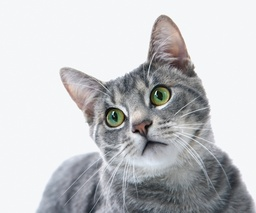
#> input picture OpenCV/code/chap08/image/1.jpg, 256 x 213 px, shrunk from 640 x 533 before the run, found by its file name
$ python 12.py
#> lines starting #> are read from the running program, lines starting #| are printed output that depends on the picture
import numpy as np, cv2

def contain(p, shape):
    return 0<=p[0] < shape[0] and 0<=p[1]<shape[1]

def billinear_value(img, pt):
    x, y = np.int32(pt)
    if x>= img.shape[1]-1:x=x-1
    if y>= img.shape[0]-1:y=y-1

    P1, P2, P3, P4 = np.float32(img[y:y+2, x:x+2].flatten())

    alpha, beta = pt[1] - y, pt[0] - x
    M1 = P1 + alpha * (P3 - P1)
    M2 = P2 + alpha * (P4 - P2)
    P = M1 + beta * (M2 - M1)
    return np.clip(P, 0, 255)

def rotate(img, degree, pt):
    dst = np.zeros(img.shape[:2], img.dtype)
    radian = (degree/180) * np.pi
    sin, cos = np.sin(radian), np.cos(radian)

    for i in range(img.shape[0]):
        for j in range(img.shape[1]):
            jj, ii = np.subtract((j ,i), pt)
            y = -jj * sin + ii * cos
            x =  jj * cos + ii * sin
            x, y = np.add((x, y), pt)
            if contain((y, x), img.shape):
                dst[i, j] = billinear_value(img, (x, y))
    return dst

image = cv2.imread("c:/computervision/chap08/image/1.jpg", cv2.IMREAD_COLOR)
#> image is the input picture: shape (213, 256, 3); mean B, G, R 201, 198.5, 197.6

pt = [100, 100]

b, g, r = cv2.split(image)
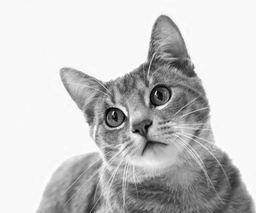
#> b: shape (213, 256); min 0, max 255, mean 201
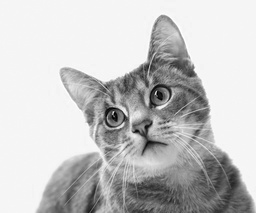
#> r: shape (213, 256); min 0, max 255, mean 197.6
dst_b = rotate(b, 30, pt)
#> the loop in rotate, `for i in range(img.shape[0]):` made 213 passes
#> after the loop in rotate, `for i in range(img.shape[0]):`:
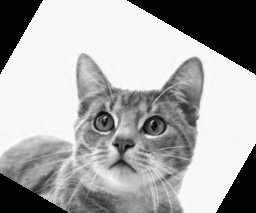
#> dst: shape (213, 256); min 0, max 254, mean 168.2
dst_g = rotate(g, 30, pt)
dst_r = rotate(r, 30, pt)
#> call 3 of rotate, with degree = 30
#> after the loop in rotate (call 3), `for i in range(img.shape[0]):`:
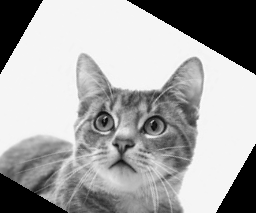
#> dst: shape (213, 256); min 0, max 254, mean 165.8

dst = cv2.merge((dst_b, dst_g, dst_r))
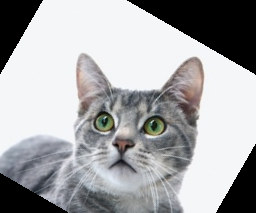
#> dst: shape (213, 256, 3); mean B, G, R 168.2, 166.3, 165.8

cv2.imshow("image", image)
cv2.imshow("dst", dst)
cv2.waitKey()
